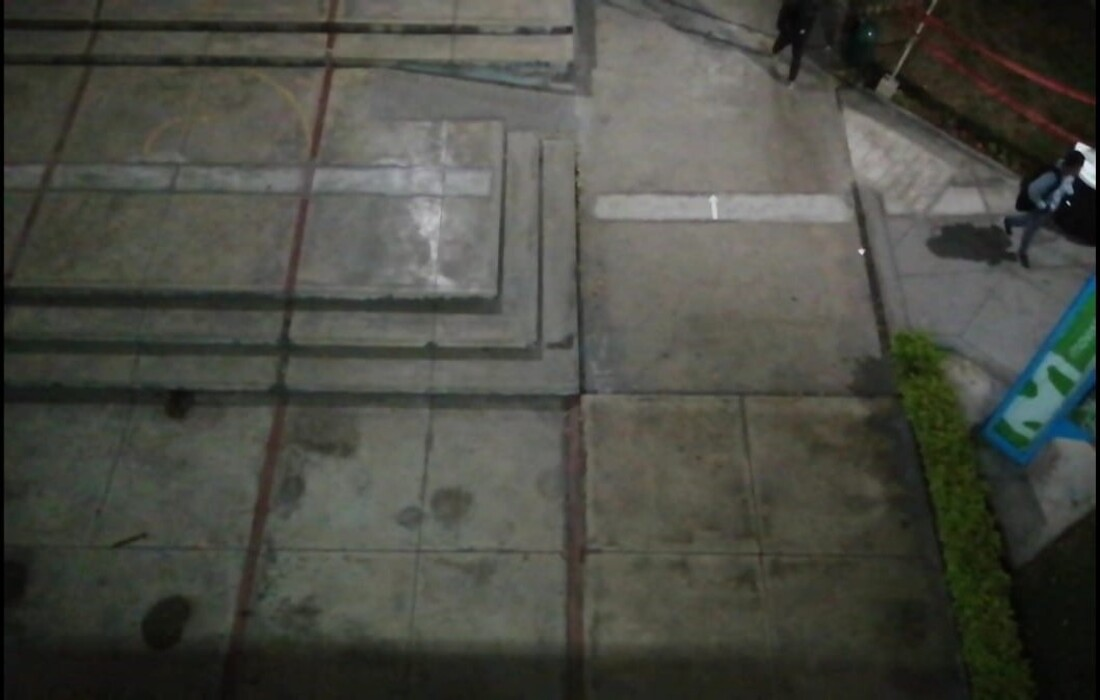
#> input picture img.png, 1100 x 700 px
$ python obtener_espacios.py
#> lines starting #> are read from the running program, lines starting #| are printed output that depends on the picture

import cv2
import pickle

# Lee la imagen original
img = cv2.imread('img.png')
#> img is the input picture: shape (700, 1100, 3); mean B, G, R 67.8, 75.3, 74.1

# Define las dimensiones deseadas
#840 x 480
nuevo_ancho = 1285
nuevo_alto = 740

# Cambia el tamaño de la imagen a las dimensiones deseadas
img_redimensionada = cv2.resize(img, (nuevo_ancho, nuevo_alto))
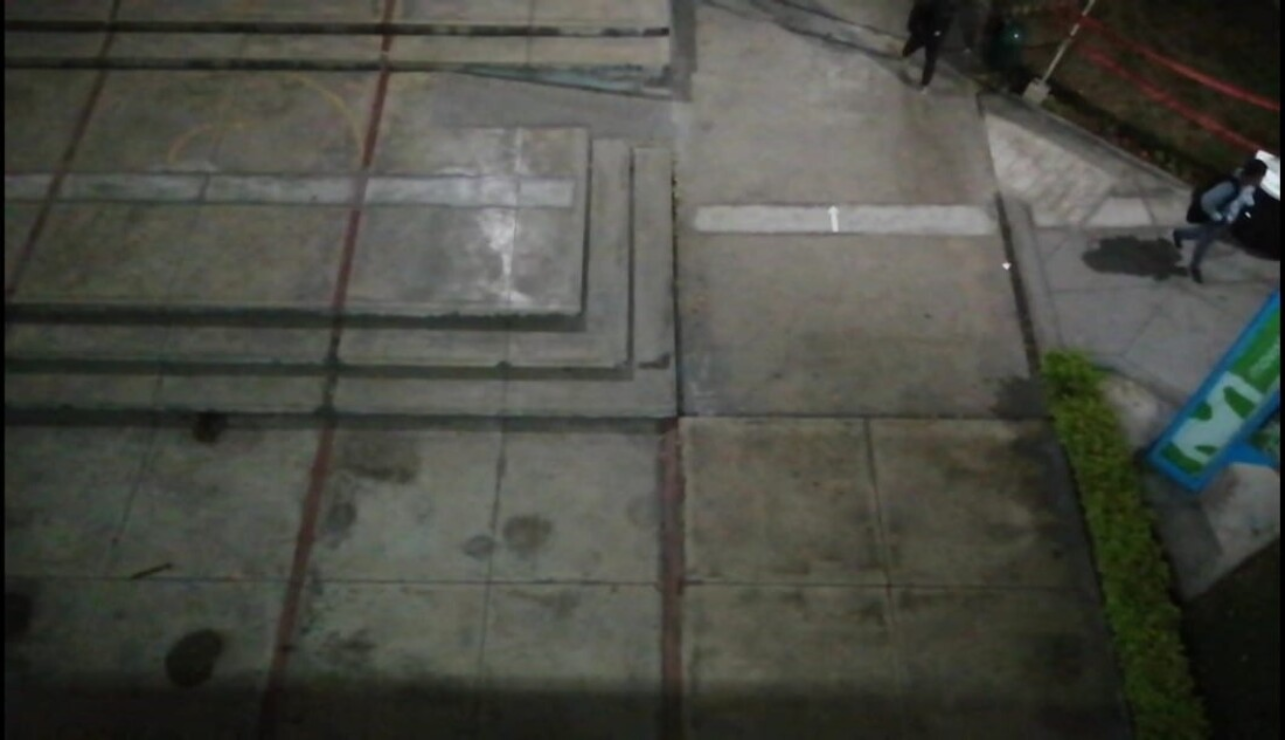
#> img_redimensionada: shape (740, 1285, 3); mean B, G, R 67.6, 75.2, 74

alto, ancho, _ = img_redimensionada.shape
#> alto = 740; ancho = 1285
#numero total de rectangulos: 40 x 40
num_rectangulos = 40

# Calcula el ancho y alto de cada rectángulo
ancho_rectangulo = ancho // num_rectangulos
#> ancho_rectangulo = 32
alto_rectangulo = alto // num_rectangulos
#> alto_rectangulo = 18

# Inicializa una lista para almacenar los rectángulos
rectangulos = []

# Itera para crear y dibujar los rectángulos
for i in range(num_rectangulos):
    x1 = i * ancho_rectangulo
    x2 = x1 + ancho_rectangulo
    for j in range(num_rectangulos):
        y1 = j * alto_rectangulo -1
        y2 = y1 + alto_rectangulo -1

    # Agrega las coordenadas del rectángulo a la lista
        rectangulos.append((x1, y1, x2, y2))

    # Dibuja el rectángulo en la imagen
        cv2.rectangle(img_redimensionada, (x1, y1), (x2, y2), (255, 0, 0), 2)
        coordenadas_texto = f'({x1}, {y1}) - ({x2}, {y2})'
        cv2.putText(img_redimensionada, coordenadas_texto, (x1, y1 - 10), cv2.FONT_HERSHEY_SIMPLEX, 0.5, (255, 0, 0), 2)
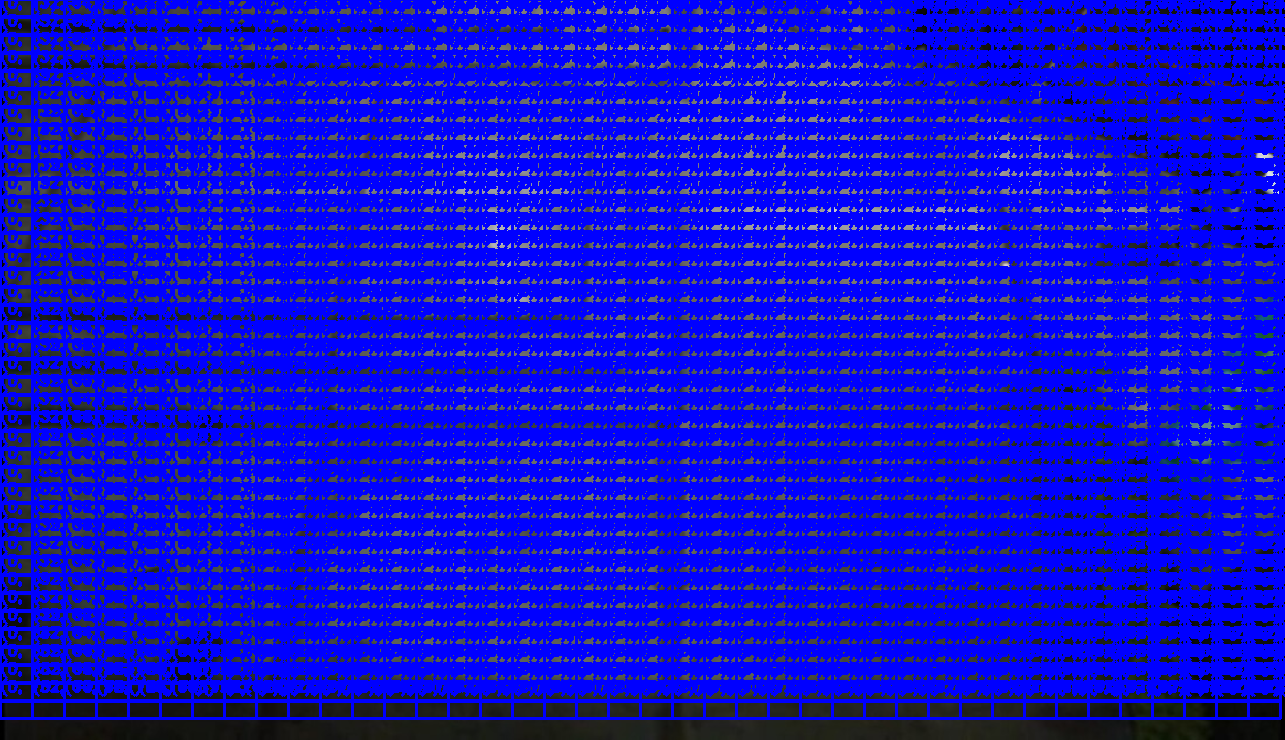
#> img_redimensionada: shape (740, 1285, 3); mean B, G, R 208.5, 15.4, 15.1
#> after the loop, rectangulos = 1600 items, first 6: (0, -1, 32, 16), (0, 17, 32, 34), (0, 35, 32, 52), (0, 53, 32, 70), (0, 71, 32, 88), (0, 89, 32, 106)

#espacio = cv2.selectROI('espacio', img_redimensionada, False)
# Guarda los espacios en un archivo pickle
with open('espacios.pkl', 'wb') as file:
    pickle.dump(rectangulos, file)
'''

import cv2
import pickle

# Lee la imagen original
img = cv2.imread('img.png')

# Define las dimensiones deseadas
#840 x 480
nuevo_ancho = 1285
nuevo_alto = 740

# Cambia el tamaño de la imagen a las dimensiones deseadas
img_redimensionada = cv2.resize(img, (nuevo_ancho, nuevo_alto))

# Crea una nueva lista para almacenar los espacios
espacios = []

for x in range(10):
    espacio = cv2.selectROI('espacio', img_redimensionada, False)
    cv2.destroyWindow('espacio')

    espacios.append(espacio)

    for x, y, w, h in espacios:
        cv2.rectangle(img_redimensionada, (int(x), int(y)), (int(x+w), int(y+h)), (255, 0, 0), 2)

# Guarda los espacios en un archivo pickle
with open('espacios.pkl', 'wb') as file:
    pickle.dump(espacios, file)
    '''
